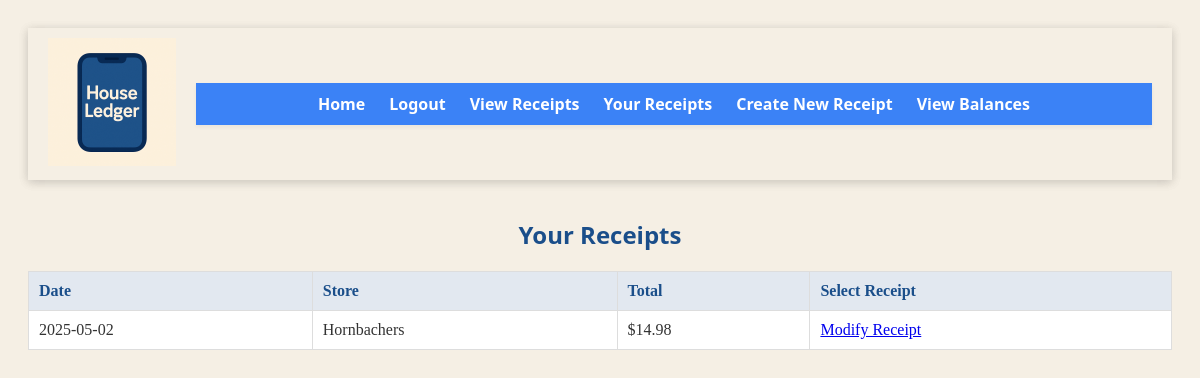
/your_receipts.php (signed in), run on the app's committed database.
### tables this page shows
CREATE TABLE `receipts` (
  `receipt_id` int(11) NOT NULL,
  `user_id` int(11) NOT NULL,
  `store_name` varchar(256) NOT NULL,
  `receipt_date` date NOT NULL
);

### your_receipts.php (the view, shortened to what this page needs)
<!DOCTYPE HTML>
<html>
    <header>
            <?php include 'header.php'; ?>
        </header>
    <body>
        <br />
        <h2>Your Receipts</h2>
        <table id="ordertable"> <! https://datatables.net/extensions/select/examples/initialisation/checkbox.html and https://www.washington.edu/accesscomputing/webd2/student/unit2/module5/lesson1.html>
            <thead>
                <tr>
                    <th scope="col" id="date">Date</th>
                    <th scope="col" id="store">Store</th>
                    <th scope="col" id="total">Total</th>
                    <th scope="col" id="select_receipt">Select Receipt</th>
                </tr>
            </thead>
            <tbody>
                <?php
                    try {
                        $conn = OpenCon();
                        $user_id = $_SESSION["UserSession"];
                        $receipt_cost = "";
                        $result = $conn->query("SELECT receipt_id,store_name,receipt_date FROM receipts WHERE user_id = $user_id");
                        foreach($result as $row) {
                            $store_name = $row["store_name"];
                            $receipt_date = $row["receipt_date"];
                            $receipt_id_per = $row["receipt_id"];
                            $result2 = $conn->query("SELECT SUM(item_cost) as items_cost FROM items WHERE receipt_id = $receipt_id_per");
                            foreach($result2 as $row2) {
                                $receipt_cost = $row2["items_cost"];
                            }
                            echo '<tr>
                                <td>' . $receipt_date . '</td>
                                <td>' . $store_name . '</td>
                                <td> $' . $receipt_cost . '</td>
                                <td> <a href="modify_receipt.php?modifyReceipt=' . $receipt_id_per . '">Modify Receipt</td>
                                </tr>';
                        }
                    }
                    catch (mysqli_sql_Exception $e) {
                        echo "Error: " . $e->getMessage();
                    }
                ?>
            </tbody>
        </table>
</html>

### style.css (style rules this page uses)
h1, h2, h3, p, label, input, button, ul { font-family: 'Segoe UI', sans-serif; margin: 0; padding: 0; box-sizing: border-box; }
body { background-color: #f5efe4; color: #333; font-size: 16px; padding: 20px; min-height: 100vh; }
h1, h2, h3 { color: #1a4e8a; margin-bottom: 10px; text-align: center; }
header { background-color: #ffffff; box-shadow: 0 2px 10px rgba(0, 0, 0, 0.1); margin-bottom: 20px; }
table { width: 100%; border-collapse: collapse; margin-top: 20px; background-color: white; }
th, td { border: 1px solid #ddd; padding: 10px; text-align: left; }
th { background-color: #e2e8f0; color: #1a4e8a; }

### data on the page
receipts: receipt_date "2025-05-02", store_name "Hornbachers", receipt_cost "14.98"
